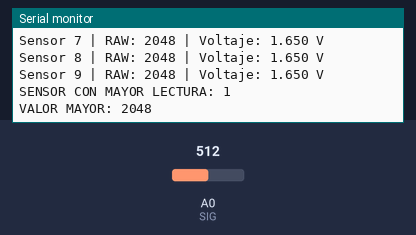
This sketch was run on a simulated ESP8266 (NodeMCU). Shown: the last lines printed to the serial monitor. Inputs (shaded band) come from the test bench; at power-on: A0 (SIG) = 512 (analog values on the 0–1023 scale).

Above: at 1.2 s.
1.3 s: A0 (SIG) set to 264
At 2.5 s:
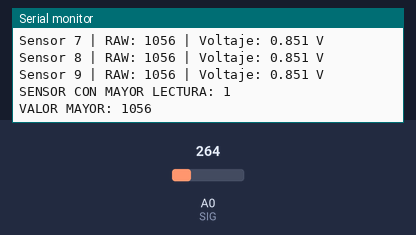
2.8 s: A0 (SIG) set to 237
At 4.1 s:
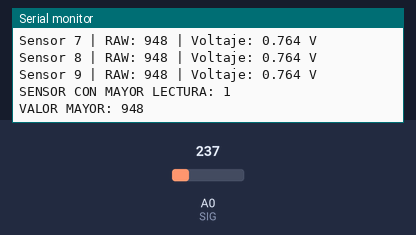
Timing chart, 0 to 5.8 s (numbered marks = the images above; inputs shaded):
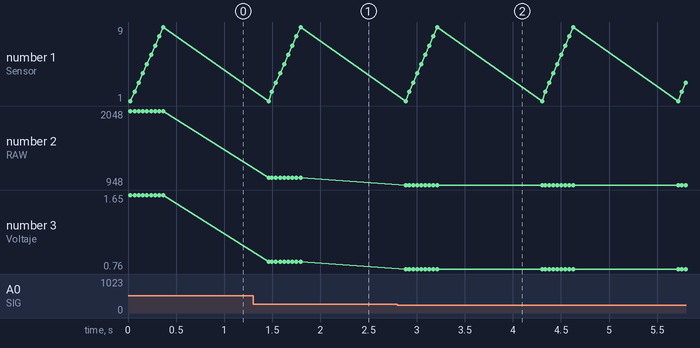

The sketch:

codigo_prueba9.ino
```cpp
// Reconstrucción: 9 sensores en canales C0 a C8.
// ATENCIÓN: el IDC necesita breakout; NO conectar VCC/GND a canales Cx.
const int SIG = A0;
const int S0 = D5;
const int S1 = D6;
const int S2 = D9;
const int S3 = D10;

void multiplexor(int canal) {
  // Selección binaria de canal en HP4067. EN va físicamente a GND.
  digitalWrite(S0, (canal & 1) ? HIGH : LOW);
  digitalWrite(S1, (canal & 2) ? HIGH : LOW);
  digitalWrite(S2, (canal & 4) ? HIGH : LOW);
  digitalWrite(S3, (canal & 8) ? HIGH : LOW);
}
void setup() {
  Serial.begin(9600);
  analogReadResolution(12);
  pinMode(S0, OUTPUT); pinMode(S1, OUTPUT);
  pinMode(S2, OUTPUT); pinMode(S3, OUTPUT);
  Serial.println("PRUEBA SENSORES HALL");
}

void loop() {
  int valorMayor = -1;
  int sensorMayor = 0;
  Serial.println("------------------------------");
  Serial.println("LECTURA DE 9 SENSORES");
  for (int i = 0; i < 9; i++) {
    multiplexor(i);
    delay(10);
    analogRead(SIG); // lectura de descarte tras cambiar canal
    delay(2);
    int valor = analogRead(SIG);
    float voltaje = valor * (3.3 / 4095.0);
    Serial.print("Sensor "); Serial.print(i + 1);
    Serial.print(" | RAW: "); Serial.print(valor);
    Serial.print(" | Voltaje: "); Serial.print(voltaje, 3);
    Serial.println(" V");
    if (valor > valorMayor) {
      valorMayor = valor;
      sensorMayor = i + 1;
    }
  }
  Serial.print("SENSOR CON MAYOR LECTURA: ");
  Serial.println(sensorMayor);
  Serial.print("VALOR MAYOR: "); Serial.println(valorMayor);
  Serial.println();
  delay(1000);
}
```

Measured:
- after the input at 1.3 s, the serial monitor: prints a new line after 0.16 s (image 1)
- after the input at 2.8 s, the serial monitor: prints a new line after 0.09 s (image 2)
- plotted number 2: 2048 → 1056 after the input at 1.3 s, 1056 → 948 after the input at 2.8 s
- plotted number 3: 1.65 → 0.85 after the input at 1.3 s, 0.85 → 0.76 after the input at 2.8 s
